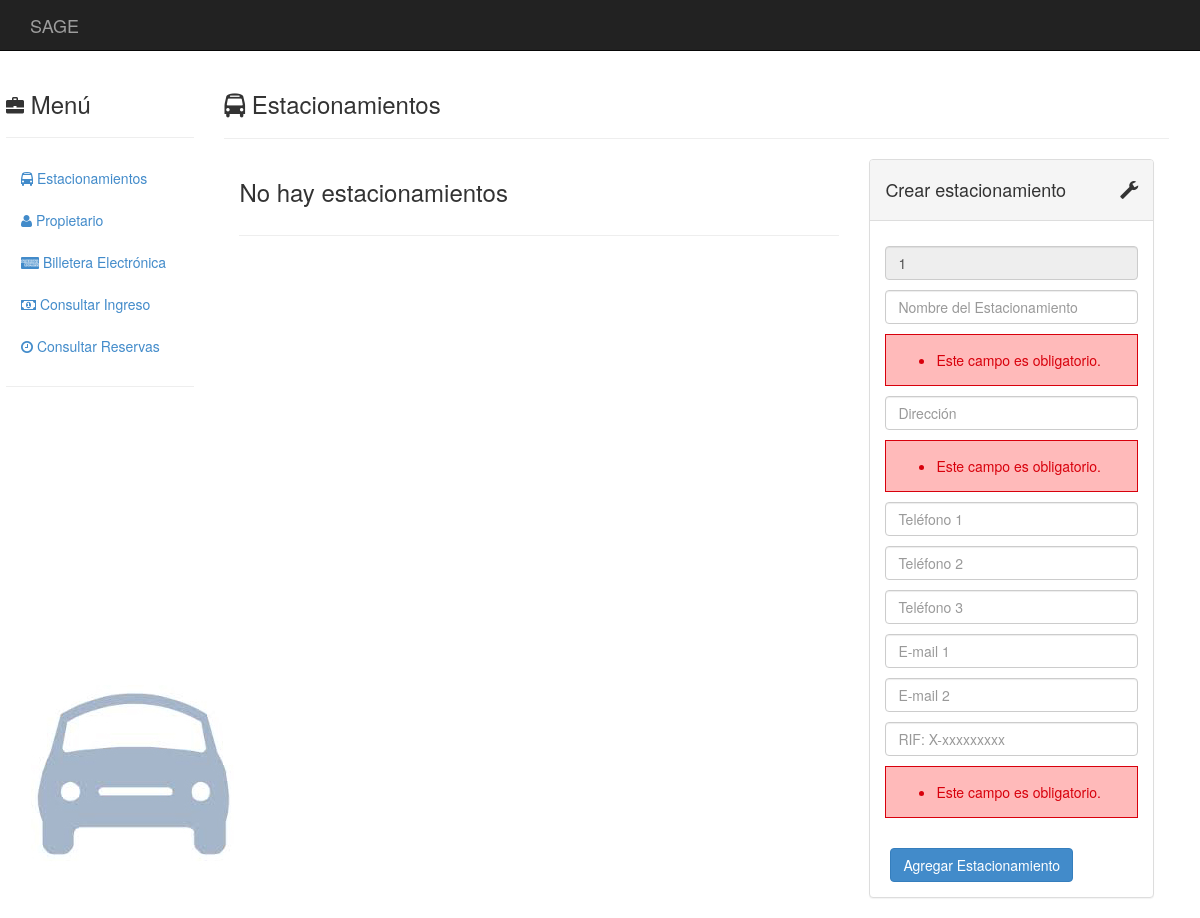
Page /estacionamientos/1/crear_estacionamiento on the earlier database version.
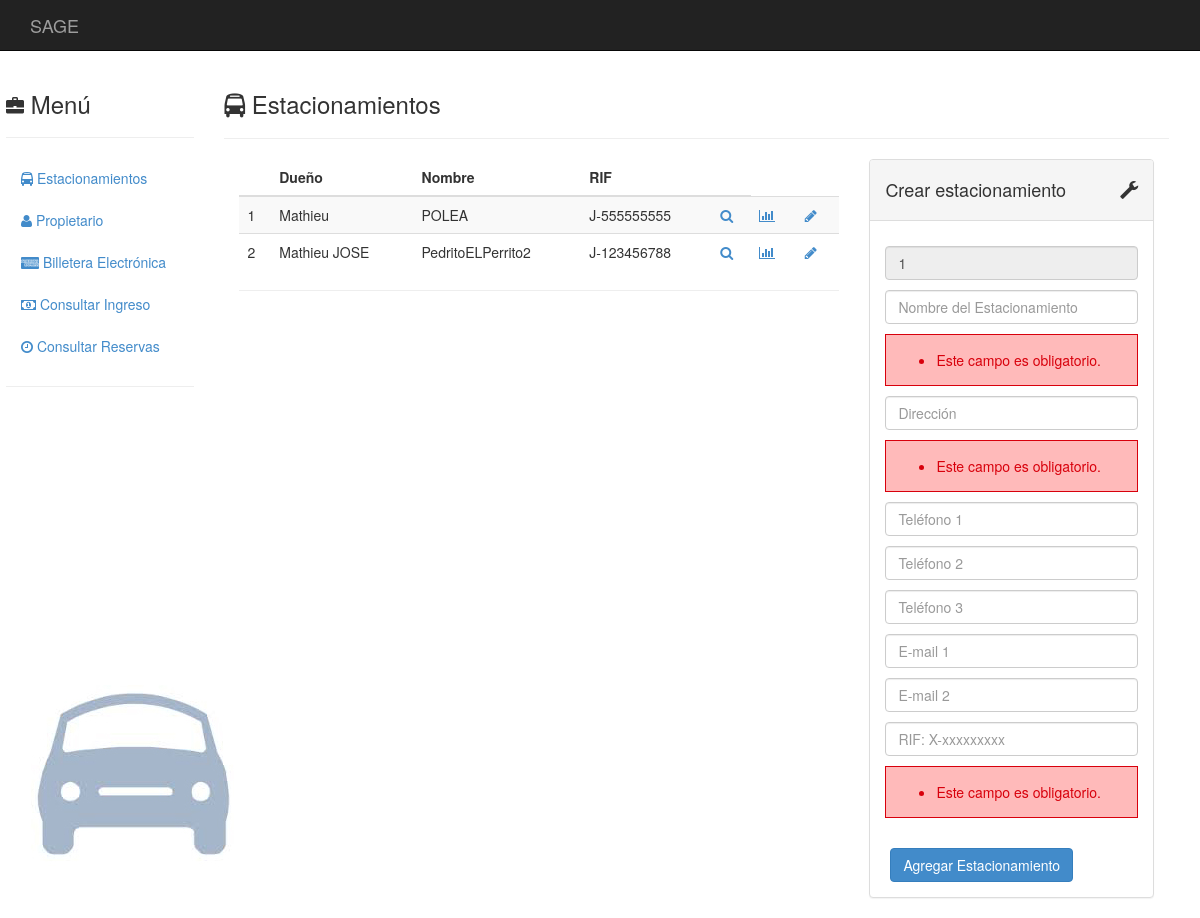
Same page on the later database version.
### estacionamientos/models.py (models this page shows, shortened)
class Estacionamiento(models.Model):
	propietario = models.ForeignKey(Propietario)
	nombre      = models.CharField(max_length = 50)
	direccion   = models.TextField(max_length = 120)
	telefono1   = models.CharField(blank = True, null = True, max_length = 30)
	telefono2   = models.CharField(blank = True, null = True, max_length = 30)
	telefono3   = models.CharField(blank = True, null = True, max_length = 30)
	email1      = models.EmailField(blank = True, null = True)
	email2      = models.EmailField(blank = True, null = True)
	rif         = models.CharField(max_length = 12)
	content_type = models.ForeignKey(ContentType, null = True)
	object_id    = models.PositiveIntegerField(null = True)
	tarifa       = GenericForeignKey()
	apertura     = models.TimeField(blank = True, null = True)
	cierre       = models.TimeField(blank = True, null = True)
	capacidad    = models.IntegerField(blank = True, null = True)

class Propietario(models.Model):
	nombre       = models.CharField(max_length = 50, null = False)
	apellido     = models.CharField(max_length = 50, blank = True, null = True)
	cedula       = models.CharField(max_length = 10, null = False)
	telefono     = models.CharField(blank = True, null = True, max_length = 30)
	email        = models.EmailField(blank = True, null = True)

### estacionamientos/views.py (the view)
# urls.py: url(r'^(?P<_id>\S+)/crear_estacionamiento$', views.crear_estacionamiento, name = 'crear_estacionamiento'),
def crear_estacionamiento(request, _id):
    estacionamientos = Estacionamiento.objects.all()
    form = EstacionamientoForm(request.POST)
    if form.is_valid():
        obj = Propietario.objects.get(cedula = _id)
        prop = Estacionamiento(
            propietario = obj,
            nombre = form.cleaned_data['nombre'],
            direccion = form.cleaned_data['direccion'],
            telefono1 = form.cleaned_data['telefono1'],
            telefono2 = form.cleaned_data['telefono2'],
            telefono3 = form.cleaned_data['telefono3'],
            email1 = form.cleaned_data['email1'],
            email2 = form.cleaned_data['email2'],
            rif = form.cleaned_data['rif'],
            )
        prop.save()
        form = CedulaForm()
        estacionamientos = Estacionamiento.objects.all
        return redirect('estacionamientos_all')
    else:
        return render(
            request,
            'crear_estacionamiento.html',
            { 'form': form,'cedula' : _id
            , 'estacionamientos': estacionamientos
            }
        )

### templates/crear_estacionamiento.html (shortened to what this page needs)
{% extends "base.html" %}
{% block innerContents%}
  <div class="col-sm-10">
    <h3><i class="fa fa-bus"></i>
      Estacionamientos
    </h3>
    <hr>
    <div class="col-md-8">
      <table class="table table-striped">
        {% if estacionamientos %}
        <thead>
          <tr>
            <th></th>
            <th>Dueño</th>
            <th>Nombre</th>
            <th>RIF</th>
            <th></th>
          </tr>
        </thead>
        <tbody>
          {% for obj in estacionamientos %}
            <tr>
              <td>{{forloop.counter}}</td>
              <td>{{obj.propietario.nombre}}</td>
              <td>{{obj.nombre}}</td>
              <td>{{obj.rif}}</td>
              <td><a href="./{{obj.id}}">
                  <i class="fa fa-search"></i>
              </a></td>
              <td><a href="./{{obj.id}}/tasa">
                  <i class="fa fa-bar-chart"></i>
              </a></td>
              <td><a href="./{{obj.id}}/editar_dueno">
                  <i class="fa fa-pencil fa-fw"></i>
              </a></td>
            </tr>
          {% endfor %}
        </tbody>
        {% else %}
          <h3>No hay estacionamientos</h3>
        {% endif %}
      </table>
      <hr>
    </div>
    <div class="col-md-4">
      <div class="panel panel-default">
        <div class="panel-heading">
          <div class="panel-title">
            <i class="glyphicon glyphicon-wrench pull-right"></i>
            <h4>
              Crear estacionamiento
            </h4>
          </div>
        </div>
        <div class="panel-body">
          <form action="./crear_estacionamiento" method="post" class="form form-vertical">
              {% for field in form %}
  <p>           {% if field.name != "propietario" %}
                  {{ field }}
                        <span class='error' id='{{field.name}}_error' aria-live="polite" value='{{ field.value }}'>
                        {{ field.errors }}
                      </span>
                      <p>
                {% else %}
                     <p>
                     <input class="form-control dirty" id="id_propietario" message="La cédula solo puede contener caracteres numéricos." name="propietario" pattern="^[0-9]+$" placeholder="Cédula del Propietario" type="text" value={{cedula}} readonly>
                     <span class='error' id='{{field.name}}_error' aria-live="polite" value='{{ field.value }}'>
                {% endif %}
            {% endfor %}
            <div class="control-group">
              <div class="controls">
                <button type="submit" class="btn btn-primary">
                  Agregar Estacionamiento
                </button>
              </div>
            </div>
          </form>
        </div>
      </div>
    </div>
  </div>
{% endblock %}

Differences in the rows shown:
added Estacionamiento: propietario.nombre "Mathieu", nombre "POLEA", rif "J-555555555"
added Estacionamiento: propietario.nombre "Mathieu JOSE", nombre "PedritoELPerrito2", rif "J-123456788"
Other differences:
text no longer shown: "No hay estacionamientos"
text now shown: "Dueño Nombre RIF"
